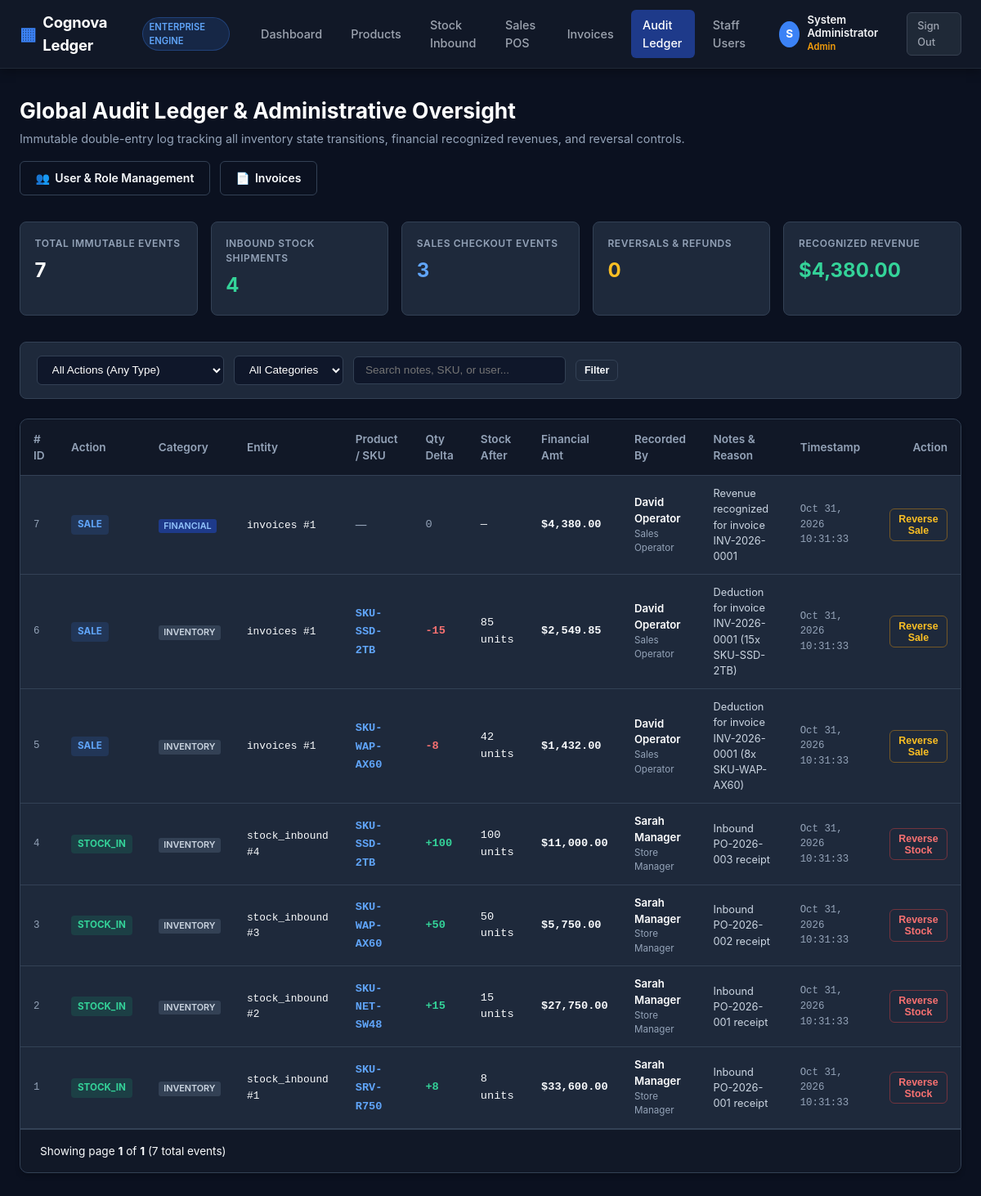
Screenshot of /admin/audit-ledger.php (signed in) with the database file from the repository.
### tables this page shows
CREATE TABLE audit_ledger (
    id BIGINT UNSIGNED AUTO_INCREMENT PRIMARY KEY,
    transaction_type ENUM('STOCK_IN', 'STOCK_OUT', 'SALE', 'REFUND', 'ADJUSTMENT', 'TRANSFER') NOT NULL,
    entry_category ENUM('INVENTORY', 'FINANCIAL') NOT NULL DEFAULT 'INVENTORY',
    entity_type VARCHAR(50) NOT NULL,  
    entity_id INT UNSIGNED NOT NULL,
    product_id INT UNSIGNED NULL,
    user_id INT UNSIGNED NULL,
    quantity_delta INT NOT NULL DEFAULT 0,
    unit_cost DECIMAL(12, 4) NOT NULL DEFAULT 0.0000,
    total_amount DECIMAL(12, 4) NOT NULL DEFAULT 0.0000,
    stock_balance_after INT NULL,
    notes VARCHAR(255) NULL,
    created_at TIMESTAMP NOT NULL DEFAULT CURRENT_TIMESTAMP,
    CONSTRAINT fk_audit_ledger_product FOREIGN KEY (product_id) REFERENCES products(id) ON UPDATE CASCADE ON DELETE SET NULL,
    CONSTRAINT fk_audit_ledger_user FOREIGN KEY (user_id) REFERENCES users(id) ON UPDATE CASCADE ON DELETE SET NULL,
    INDEX idx_audit_ledger_tx_type (transaction_type),
    INDEX idx_audit_ledger_entry_category (entry_category),
    INDEX idx_audit_ledger_entity (entity_type, entity_id),
    INDEX idx_audit_ledger_product_id (product_id),
    INDEX idx_audit_ledger_user_id (user_id),
    INDEX idx_audit_ledger_created_at (created_at)
);

CREATE TABLE users (
    id INT UNSIGNED AUTO_INCREMENT PRIMARY KEY,
    role_id INT UNSIGNED NOT NULL,
    name VARCHAR(100) NOT NULL,
    email VARCHAR(150) NOT NULL UNIQUE,
    password VARCHAR(255) NOT NULL,
    status ENUM('active', 'inactive', 'suspended') NOT NULL DEFAULT 'active',
    created_at TIMESTAMP NOT NULL DEFAULT CURRENT_TIMESTAMP,
    updated_at TIMESTAMP NOT NULL DEFAULT CURRENT_TIMESTAMP ON UPDATE CURRENT_TIMESTAMP,
    CONSTRAINT fk_users_role FOREIGN KEY (role_id) REFERENCES roles(id) ON UPDATE CASCADE ON DELETE RESTRICT,
    INDEX idx_users_role_id (role_id),
    INDEX idx_users_email (email),
    INDEX idx_users_status (status),
    INDEX idx_users_created_at (created_at)
);

CREATE TABLE roles (
    id INT UNSIGNED AUTO_INCREMENT PRIMARY KEY,
    name VARCHAR(50) NOT NULL UNIQUE,
    slug VARCHAR(50) NOT NULL UNIQUE,
    description VARCHAR(255) NULL,
    created_at TIMESTAMP NOT NULL DEFAULT CURRENT_TIMESTAMP,
    updated_at TIMESTAMP NOT NULL DEFAULT CURRENT_TIMESTAMP ON UPDATE CURRENT_TIMESTAMP,
    INDEX idx_roles_slug (slug),
    INDEX idx_roles_created_at (created_at)
);

CREATE TABLE products (
    id INT UNSIGNED AUTO_INCREMENT PRIMARY KEY,
    sku VARCHAR(64) NOT NULL UNIQUE,
    name VARCHAR(255) NOT NULL,
    description TEXT NULL,
    unit_cost DECIMAL(12, 4) NOT NULL DEFAULT 0.0000,
    selling_price DECIMAL(12, 4) NOT NULL DEFAULT 0.0000,
    stock_quantity INT NOT NULL DEFAULT 0,
    reorder_level INT NOT NULL DEFAULT 10,
    status ENUM('active', 'inactive', 'archived') NOT NULL DEFAULT 'active',
    created_at TIMESTAMP NOT NULL DEFAULT CURRENT_TIMESTAMP,
    updated_at TIMESTAMP NOT NULL DEFAULT CURRENT_TIMESTAMP ON UPDATE CURRENT_TIMESTAMP,
    INDEX idx_products_sku (sku),
    INDEX idx_products_name (name),
    INDEX idx_products_stock_quantity (stock_quantity),
    INDEX idx_products_status (status),
    INDEX idx_products_created_at (created_at)
);

### src/Services/LedgerService.php (called while the page is built, shortened)
<?php
class LedgerService
{
    public function getAuditLogs(array $filters = [], int $page = 1, int $perPage = 25): array
    {
        $pdo = Database::getConnection();
        $page = max(1, $page);
        $perPage = max(5, min(100, $perPage));
        $offset = ($page - 1) * $perPage;
        $where = ' WHERE 1=1';
        $params = [];
        $countSql = "
            SELECT COUNT(*) AS total
            FROM audit_ledger al
            LEFT JOIN products p ON al.product_id = p.id
            LEFT JOIN users u ON al.user_id = u.id
            {$where}
        ";
        $countStmt = $pdo->prepare($countSql);
        $countStmt->execute($params);
        $total = (int)($countStmt->fetch()['total'] ?? 0);
        $sql = "
            SELECT
                al.id,
                al.transaction_type,
                al.entry_category,
                al.entity_type,
                al.entity_id,
                al.product_id,
                al.user_id,
                al.quantity_delta,
                al.unit_cost,
                al.total_amount,
                al.stock_balance_after,
                al.notes,
                al.created_at,
                p.sku AS product_sku,
                p.name AS product_name,
                u.name AS user_name,
                u.email AS user_email,
                r.name AS user_role
            FROM audit_ledger al
            LEFT JOIN products p ON al.product_id = p.id
            LEFT JOIN users u ON al.user_id = u.id
            LEFT JOIN roles r ON u.role_id = r.id
            {$where}
            ORDER BY al.id DESC
            LIMIT {$perPage} OFFSET {$offset}
        ";
        $stmt = $pdo->prepare($sql);
        $stmt->execute($params);
        $items = $stmt->fetchAll();
        return [
            'items' => $items,
            'total' => $total,
            'page' => $page,
            'per_page' => $perPage,
            'total_pages' => (int)ceil($total / $perPage),
        ];
    }
    public function getMetrics(): array
    {
        $pdo = Database::getConnection();
        $sql = '
            SELECT
                COUNT(*) AS total_events,
                SUM(CASE WHEN transaction_type = "STOCK_IN" THEN 1 ELSE 0 END) AS inbound_events,
                SUM(CASE WHEN transaction_type = "SALE" THEN 1 ELSE 0 END) AS sale_events,
                SUM(CASE WHEN transaction_type = "REFUND" THEN 1 ELSE 0 END) AS refund_events,
                SUM(CASE WHEN transaction_type = "ADJUSTMENT" THEN 1 ELSE 0 END) AS adjustment_events,
                SUM(CASE WHEN entry_category = "FINANCIAL" AND transaction_type = "SALE" THEN total_amount ELSE 0 END) AS gross_revenue_recognized,
                SUM(CASE WHEN entry_category = "FINANCIAL" AND transaction_type = "REFUND" THEN total_amount ELSE 0 END) AS total_refunded_amount
            FROM audit_ledger
        ';
        $stmt = $pdo->query($sql);
        return $stmt->fetch() ?: [];
    }
}

### public/admin/audit-ledger.php (the view, shortened to what this page needs)
<?php
$ledgerService = new LedgerService();
$txType = $_GET['transaction_type'] ?? 'ALL';
$category = $_GET['entry_category'] ?? 'ALL';
$query = trim($_GET['q'] ?? '');
$page = max(1, (int)($_GET['page'] ?? 1));
$filters = [
    'transaction_type' => $txType,
    'entry_category' => $category,
    'q' => $query,
];
$ledgerData = $ledgerService->getAuditLogs($filters, $page, 30);
$metrics = $ledgerService->getMetrics();
?>
<!DOCTYPE html>
<html lang="en">
<head>
</head>
<body>
<?php include __DIR__ . '/../../includes/nav.php'; ?>
<div class="page-container">
    <div class="page-header">
        <div class="page-title">
            <h1>Global Audit Ledger & Administrative Oversight</h1>
            <p>Immutable double-entry log tracking all inventory state transitions, financial recognized revenues, and reversal controls.</p>
        </div>
        <div style="display: flex; gap: 0.75rem;">
            <a href="/admin/users.php" class="btn btn-outline">
                <span>&#128101;</span> User & Role Management
            </a>
            <a href="/sales/invoices.php" class="btn btn-outline">
                <span>&#128196;</span> Invoices
            </a>
        </div>
    </div>
    <div class="metrics-grid">
        <div class="metric-card">
            <div class="metric-label">Total Immutable Events</div>
            <div class="metric-value"><?= (int)($metrics['total_events'] ?? 0) ?></div>
        </div>
        <div class="metric-card">
            <div class="metric-label">Inbound Stock Shipments</div>
            <div class="metric-value" style="color: #34d399;"><?= (int)($metrics['inbound_events'] ?? 0) ?></div>
        </div>
        <div class="metric-card">
            <div class="metric-label">Sales Checkout Events</div>
            <div class="metric-value" style="color: #60a5fa;"><?= (int)($metrics['sale_events'] ?? 0) ?></div>
        </div>
        <div class="metric-card">
            <div class="metric-label">Reversals & Refunds</div>
            <div class="metric-value" style="color: #fbbf24;"><?= (int)($metrics['refund_events'] ?? 0) ?></div>
        </div>
        <div class="metric-card">
            <div class="metric-label">Recognized Revenue</div>
            <div class="metric-value" style="color: #34d399;">$<?= number_format((float)($metrics['gross_revenue_recognized'] ?? 0), 2) ?></div>
        </div>
    </div>
    <div class="controls-bar">
        <form class="filter-form" method="GET" action="/admin/audit-ledger.php">
            <select name="transaction_type" class="form-select" onchange="this.form.submit()">
                <option value="ALL" <?= $txType === 'ALL' ? 'selected' : '' ?>>All Actions (Any Type)</option>
            </select>
            <select name="entry_category" class="form-select" onchange="this.form.submit()">
                <option value="ALL" <?= $category === 'ALL' ? 'selected' : '' ?>>All Categories</option>
            </select>
            <input
                type="text"
                name="q"
                class="search-input"
                placeholder="Search notes, SKU, or user..."
                value="<?= htmlspecialchars($query) ?>"
                style="min-width: 260px;"
            >
            <button type="submit" class="btn btn-outline btn-sm">Filter</button>
        </form>
    </div>
    <div class="table-card">
        <table>
            <thead>
                <tr>
                    <th># ID</th>
                    <th>Action</th>
                    <th>Category</th>
                    <th>Entity</th>
                    <th>Product / SKU</th>
                    <th>Qty Delta</th>
                    <th>Stock After</th>
                    <th>Financial Amt</th>
                    <th>Recorded By</th>
                    <th>Notes & Reason</th>
                    <th>Timestamp</th>
                    <th style="text-align: right;">Action</th>
                </tr>
            </thead>
            <tbody>
                <?php if (empty($ledgerData['items'])): ?>
                    <tr>
                        <td colspan="12" style="text-align: center; padding: 3rem; color: var(--text-muted);">
                            No audit ledger entries match the criteria.
                        </td>
                    </tr>
                <?php else: ?>
                    <?php foreach ($ledgerData['items'] as $log): ?>
                        <tr>
                            <td class="mono" style="color: var(--text-muted); font-size: 0.775rem;">
                                <?= $log['id'] ?>
                            </td>
                            <td>
                                <span class="tx-badge tx-<?= htmlspecialchars($log['transaction_type']) ?>">
                                    <?= htmlspecialchars($log['transaction_type']) ?>
                                </span>
                            </td>
                            <td>
                                <span class="cat-badge cat-<?= htmlspecialchars($log['entry_category']) ?>">
                                    <?= htmlspecialchars($log['entry_category']) ?>
                                </span>
                            </td>
                            <td class="mono" style="font-size: 0.8rem;">
                                <?= htmlspecialchars($log['entity_type']) ?> #<?= $log['entity_id'] ?>
                            </td>
                            <td>
                                <?php if ($log['product_sku']): ?>
                                    <span class="mono" style="color: #60a5fa; font-weight: 600;"><?= htmlspecialchars($log['product_sku']) ?></span>
                                <?php else: ?>
                                    <span style="color: var(--text-muted);">—</span>
                                <?php endif; ?>
                            </td>
                            <td class="mono">
                                <?php if ($log['quantity_delta'] > 0): ?>
                                    <span class="delta-pos">+<?= (int)$log['quantity_delta'] ?></span>
                                <?php elseif ($log['quantity_delta'] < 0): ?>
                                    <span class="delta-neg"><?= (int)$log['quantity_delta'] ?></span>
                                <?php else: ?>
                                    <span class="delta-zero">0</span>
                                <?php endif; ?>
                            </td>
                            <td class="mono">
                                <?= $log['stock_balance_after'] !== null ? "{$log['stock_balance_after']} units" : '—' ?>
                            </td>
                            <td class="mono" style="font-weight: 600;">
                                <?php if ((float)$log['total_amount'] > 0): ?>
                                    $<?= number_format((float)$log['total_amount'], 2) ?>
                                <?php else: ?>
                                    <span style="color: var(--text-muted);">$0.00</span>
                                <?php endif; ?>
                            </td>
                            <td>
                                <div style="font-weight: 600; color: #fff; font-size: 0.825rem;"><?= htmlspecialchars($log['user_name'] ?? 'System') ?></div>
                                <div style="font-size: 0.725rem; color: var(--text-muted);"><?= htmlspecialchars($log['user_role'] ?? 'Automated') ?></div>
                            </td>
                            <td style="max-width: 250px; font-size: 0.8rem; color: #cbd5e1;">
                                <?= htmlspecialchars($log['notes']) ?>
                            </td>
                            <td class="mono" style="font-size: 0.775rem; color: var(--text-muted);">
                                <?= date('M d, Y H:i:s', strtotime($log['created_at'])) ?>
                            </td>
                            <td style="text-align: right;">
                                <?php if ($log['entity_type'] === 'invoices' && $log['transaction_type'] === 'SALE'): ?>
                                    <button
                                        type="button"
                                        class="btn btn-outline btn-sm"
                                        style="border-color: rgba(245, 158, 11, 0.4); color: #fbbf24;"
                                        onclick="openReversalModal('invoice', <?= $log['entity_id'] ?>, 'Invoice #<?= $log['entity_id'] ?>')"
                                    >
                                        Reverse Sale
                                    </button>
                                <?php elseif ($log['entity_type'] === 'stock_inbound' && $log['transaction_type'] === 'STOCK_IN'): ?>
                                    <button
                                        type="button"
                                        class="btn btn-outline btn-sm"
                                        style="border-color: rgba(239, 68, 68, 0.4); color: #f87171;"
                                        onclick="openReversalModal('inbound', <?= $log['entity_id'] ?>, 'Inbound #<?= $log['entity_id'] ?>')"
                                    >
                                        Reverse Stock
                                    </button>
                                <?php else: ?>
                                    <span style="color: var(--text-muted); font-size: 0.75rem;">Settled</span>
                                <?php endif; ?>
                            </td>
                        </tr>
                    <?php endforeach; ?>
                <?php endif; ?>
            </tbody>
        </table>
        <div class="pagination-bar">
            <div>
                Showing page <strong><?= $ledgerData['page'] ?></strong> of <strong><?= max(1, $ledgerData['total_pages']) ?></strong> (<?= $ledgerData['total'] ?> total events)
            </div>
        </div>
    </div>
</div>
</body>
</html>

### rows the page displays
audit_ledger: id "7", transaction_type "SALE", entry_category "FINANCIAL", entity_type "invoices", entity "1", quantity_delta "0", total_amount "4,380.00", user.name "David Operator", roles.name "Sales Operator", notes "Revenue recognized for invoice INV-2026-0001", created_at "Oct 31, 2026 10:31:33"
audit_ledger: id "6", transaction_type "SALE", entry_category "INVENTORY", entity_type "invoices", entity "1", product.sku "SKU-SSD-2TB", quantity_delta "-15", stock_balance_after "85", total_amount "2,549.85", user.name "David Operator", roles.name "Sales Operator", notes "Deduction for invoice INV-2026-0001 (15x SKU-SSD-2TB)", created_at "Oct 31, 2026 10:31:33"
audit_ledger: id "5", transaction_type "SALE", entry_category "INVENTORY", entity_type "invoices", entity "1", product.sku "SKU-WAP-AX60", quantity_delta "-8", stock_balance_after "42", total_amount "1,432.00", user.name "David Operator", roles.name "Sales Operator", notes "Deduction for invoice INV-2026-0001 (8x SKU-WAP-AX60)", created_at "Oct 31, 2026 10:31:33"
audit_ledger: id "4", transaction_type "STOCK_IN", entry_category "INVENTORY", entity_type "stock_inbound", entity "4", product.sku "SKU-SSD-2TB", quantity_delta "100", stock_balance_after "100", total_amount "11,000.00", user.name "Sarah Manager", roles.name "Store Manager", notes "Inbound PO-2026-003 receipt", created_at "Oct 31, 2026 10:31:33"
audit_ledger: id "3", transaction_type "STOCK_IN", entry_category "INVENTORY", entity_type "stock_inbound", entity "3", product.sku "SKU-WAP-AX60", quantity_delta "50", stock_balance_after "50", total_amount "5,750.00", user.name "Sarah Manager", roles.name "Store Manager", notes "Inbound PO-2026-002 receipt", created_at "Oct 31, 2026 10:31:33"
audit_ledger: id "2", transaction_type "STOCK_IN", entry_category "INVENTORY", entity_type "stock_inbound", entity "2", product.sku "SKU-NET-SW48", quantity_delta "15", stock_balance_after "15", total_amount "27,750.00", user.name "Sarah Manager", roles.name "Store Manager", notes "Inbound PO-2026-001 receipt", created_at "Oct 31, 2026 10:31:33"
audit_ledger: id "1", transaction_type "STOCK_IN", entry_category "INVENTORY", entity_type "stock_inbound", entity "1", product.sku "SKU-SRV-R750", quantity_delta "8", stock_balance_after "8", total_amount "33,600.00", user.name "Sarah Manager", roles.name "Store Manager", notes "Inbound PO-2026-001 receipt", created_at "Oct 31, 2026 10:31:33"

### other values shown
substr($navUser['name'], 0, 1) "S"
$navUser['name'] "System Administrator"
$navUser['role'] "Admin"
$metrics['total_events'] "7"
$metrics['inbound_events'] "4"
$metrics['sale_events'] "3"
$metrics['refund_events'] "0"
$metrics['gross_revenue_recognized'] "4,380.00"
$ledgerData['page'] "1"
max(1, $ledgerData['total_pages']) "1"
$ledgerData['total'] "7"
